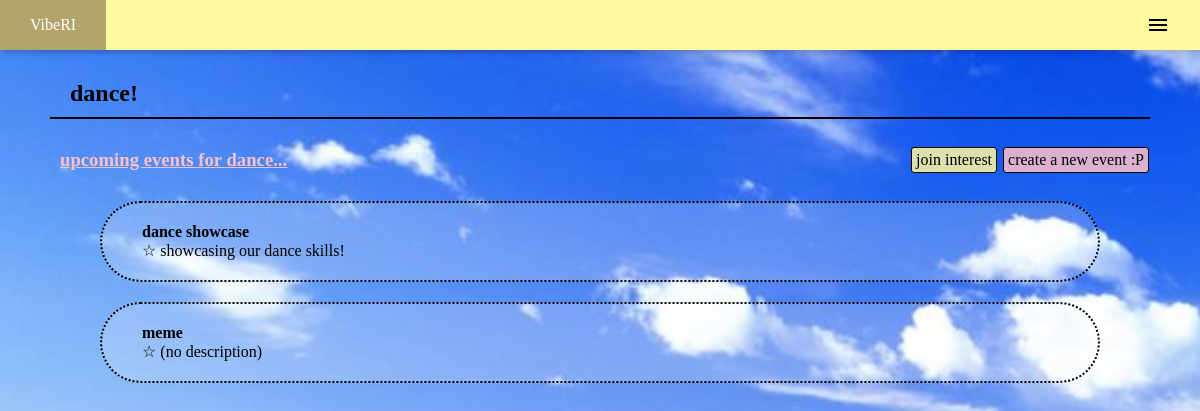
/interest/?id=dance, run on the app's committed database.
### tables this page shows
CREATE TABLE interests (
interest_id INTEGER PRIMARY KEY,
interest TEXT,
description TEXT
);

CREATE TABLE "events" (
	`event_id`	INTEGER,
	`interest_id`	INTEGER,
	`title`	TEXT,
	`description`	TEXT,
	`event_date`	DATE,
	`location`	TEXT,
	PRIMARY KEY(`event_id`),
	FOREIGN KEY(`interest_id`) REFERENCES `interests`(`interest_id`)
);

### app.py (the view, shortened to what this page needs)
@app.route('/interest/', methods=['POST','GET'])
def interest():
	code = request.args.get('id')
	session['interest'] = code
	interest_info = db.get_interest_info(code)
	info = db.get_one_event_info(interest_info[1])
	return render_template('interest.html', interest=interest_info[1], info=info)

### db.py (called while the page is built)
def get_interest_info(interest):
	connection = sqlite3.connect('viberi.db')
	info = connection.execute('SELECT * FROM interests WHERE interest=?',(interest,)).fetchone()
	connection.close()
	return info

def get_one_event_info(interest):
	connection = sqlite3.connect('viberi.db')
	info = connection.execute('SELECT * FROM events WHERE interest_id = (SELECT interest_id FROM interests WHERE interest = ?)',(interest,)).fetchall()
	connection.close()
	return info

### templates/interest.html (shortened to what this page needs)
{% extends 'layout.html' %}
{% block content %}
	<h2 class='heading'>{{ session.interest }}!</h2>
	<div class='navbar'>
		<ul>
			<li><h3 class='home'><u>upcoming events for {{ session.interest }}...</u></h3></li>
			<li>
				<form action='{{ url_for("interest") }}' method='post'>
					<input class='submitbutton' type='submit' value='join interest'>
				</form>
			</li>
			<li><a class='button' href='{{ url_for("createevent") }}'>create a new event :P</a></li>
		</ul>
	</div>
	{% if info %}
		{% for event in info %}
			<div class='event'>
				<a href='/event/?id={{ event[2] }}'><b>{{ event[2] }}</b></a>
				{% if event[3] %}
					☆ {{ event[3] }}
				{% else %}
					☆ (no description)
				{% endif %}
			</div>
		{% endfor %}
	{% else %}
		<p class='position'> no event for now... ): </p>
	{% endif %}
{% endblock %}

### static/style.css (style rules this page uses)
body { font-family: 'Comic Sans MS', cursive; background: #fffaa0; min-height: 100vh; background-image: url('empty_sky_grass.jpg'); background-size: cover; background-repeat: no-repeat; background-attachment: fixed; }
.home { margin: 10px 60px; color: pink; }
.event { margin: 20px 100px; padding: 20px 40px; display: grid; align-items: center; border: 2px dotted black; border-radius: 50px; background: rgba(256, 256, 256, 0.2); }
.heading { margin: 70px 50px 20px 50px; padding: 10px 20px; border-bottom: 2px solid black; }
.button { margin: 3px; padding: 3px 4px; border: 1px solid black; border-radius: 3px; background: rgba(255, 192, 203, 0.85); display: inline-flex; }
a { text-decoration: none; color: black; }
.submitbutton { margin: 3px; float:right; font-size: 16px; font-family: "Comic Sans MS", cursive; background: rgba(255, 250, 160, 0.85); border-radius: 3px; border: 1px solid black; padding: 3px 4px; }
.navbar { width: 100%; overflow: hidden; }
.navbar ul { width: 96%; list-style: none; display: flex; justify-content: flex-end; align-items: center; }
.navbar li:first-child { margin-right: auto; }

### templates/layout.html (style rules this page uses)
* { margin: 0; padding: 0; }

### data on the page
interests: interest "dance"
events: title "dance showcase", description "showcasing our dance skills!"
events: title "meme", description "☆ (no description)"
